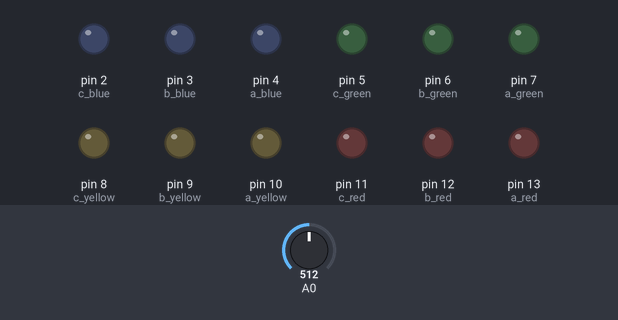
Bench run of a sketch on a simulated Arduino Uno, built with avr-gcc and run on an emulated ATmega328P. Shown: output pins drawn as LEDs (lit = HIGH). The test bench sets the inputs (shaded band); at power-on: A0 = 512.

Above: at 1.2 s.
1.3 s: A0 set to 643
2.8 s: A0 set to 665
At 3.9 s:
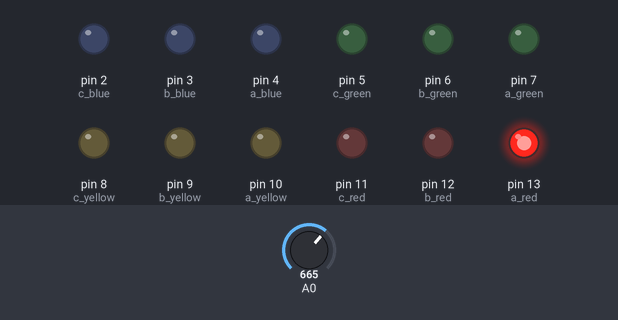
4.5 s: A0 set to 511
At 5.4 s:
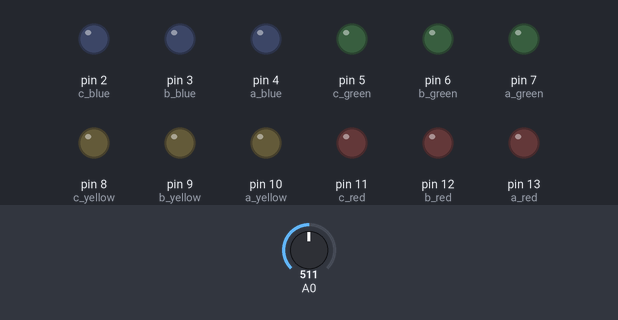
6.1 s: A0 set to 384
7.6 s: A0 set to 366
At 8.2 s:
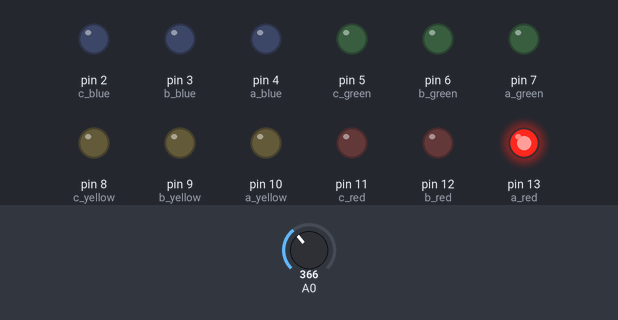
Timing chart, 0 to 10.3 s (numbered marks = the images above; inputs shaded):
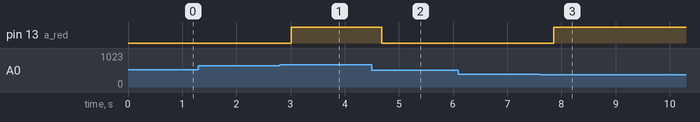

Measured:
- the behaviour switches between 651 and 652 on A0 (found by bisection; images 0 and 1)
- the behaviour switches between 376 and 375 on A0 (found by bisection; images 2 and 3)
- after the input at 1.3 s, every drawn part: stays the same
- after the input at 2.8 s, pin 13 (a_red): LOW → HIGH after 0.21 s
- after the input at 4.5 s, pin 13 (a_red): HIGH → LOW after 0.18 s
- after the input at 6.1 s, every drawn part: stays the same
- after the input at 7.6 s, pin 13 (a_red): LOW → HIGH after 0.26 s

The sketch:

Spectrum_Analyzer_12bin.ino
```cpp
/*
 * Arduino Audio Visualizer (Spectrum Analyzer)
 *
 * Brian Wang
 * 30 December 2020
 * MIT Voltage
 *
 * Code Adapted from learnelectronics
 *
 * Fix_FFT library available @ https://github.com/kosme/arduinoFFT
 *
 * Turning potentiometers CCW while header pins are on the bottom provides max gain
 */


#include "fix_fft.h"                                  //library to perfom the Fast Fourier Transform

char im[128], input[128];                              //variables for the FFT
char x = 0, ylim = 60;                                //variables for drawing the graphics
int i = 0, val;                                       //counters

//led pin definitions
int a_red = 13;
int b_red = 12;
int c_red = 11;
int a_yellow = 10;
int b_yellow = 9;
int c_yellow = 8;
int a_green = 7;
int b_green = 6;
int c_green = 5;
int a_blue = 4;
int b_blue = 3;
int c_blue = 2;

//4 bin summation variables
int a_rSum, b_rSum, c_rSum, a_ySum, b_ySum, c_ySum, a_gSum, b_gSum, c_gSum, a_bSum, b_bSum, c_bSum;

//ideal threshold around 6 but may differ depending on music genre
int threshold = 6;


void setup()
{
  Serial.begin(9600);                                 //serial comms for debuging
  analogReference(DEFAULT);                           // Use default (5v) aref voltage.
  pinMode(a_red, OUTPUT);                             //define all LEDs as outputs
  pinMode(b_red, OUTPUT);
  pinMode(c_red, OUTPUT);

  pinMode(a_yellow, OUTPUT);
  pinMode(b_yellow, OUTPUT);
  pinMode(c_yellow, OUTPUT);

  pinMode(a_green, OUTPUT);
  pinMode(b_green, OUTPUT);
  pinMode(c_green, OUTPUT);

  pinMode(a_blue, OUTPUT);
  pinMode(b_blue, OUTPUT);
  pinMode(c_blue, OUTPUT);
};

void loop()
{
  int min=1024, max=0;                                //set minumum & maximum ADC values
  for (i = 0; i < 128; i++) {                         //take 128 samples
    val = analogRead(A0);                             //get audio from Analog 0
    input[i] = val / 4 - 128;                         //each element of array is val/4-128
    //Serial.println(val);
    im[i] = 0;                                        //
    if(val>max) max=val;                              //capture maximum level
    if(val<min) min=val;                              //capture minimum level
  };

  fix_fft(input, im, 7, 0);                            //perform the FFT on data

  a_rSum = 0;
  b_rSum = 0;
  c_rSum = 0;

  a_ySum = 0;
  b_ySum = 0;
  c_ySum = 0;

  a_gSum = 0;
  b_gSum = 0;
  c_gSum = 0;

  a_bSum = 0;
  b_bSum = 0;
  c_bSum = 0;

  //Split 64 frequencies down to 12 bins by summation to find average
  for (i = 0; i<5; i++){
     a_rSum += abs(input[i]);   //utilizes magnitude of FFT values
  }
  for (i = 5; i<10; i++){
     b_rSum += abs(input[i]);
  }
  for (i = 10; i<16; i++){
     c_rSum += abs(input[i]);
  }

  for (i = 16; i<21; i++){
     a_ySum += abs(input[i]);
  }
  for (i = 21; i<26; i++){
     b_ySum += abs(input[i]);
  }
  for (i = 26; i<32; i++){
     c_ySum += abs(input[i]);
  }

  for (i = 32; i<37; i++){
     a_gSum += abs(input[i]);
  }
  for (i = 37; i<42; i++){
     b_gSum += abs(input[i]);
  }
  for (i = 42; i<48; i++){
     c_gSum += abs(input[i]);
  }

  for (i = 48; i<53; i++){
     a_bSum += abs(input[i]);
  }
  for (i = 53; i<58; i++){
     b_bSum += abs(input[i]);
  }
  for (i = 58; i<65; i++){
     c_bSum += abs(input[i]);
  }

  //if average within bin is past threshold, corresponding light is on
  light_threshold(a_rSum, threshold, a_red);
  light_threshold(b_rSum, threshold, b_red);
  light_threshold(c_rSum, threshold, c_red);

  light_threshold(a_ySum, threshold, a_yellow);
  light_threshold(b_ySum, threshold, b_yellow);
  light_threshold(c_ySum, threshold, c_yellow);

  light_threshold(a_gSum, threshold, a_green);
  light_threshold(b_gSum, threshold, b_green);
  light_threshold(c_gSum, threshold, c_green);

  light_threshold(a_bSum, threshold, a_blue);
  light_threshold(b_bSum, threshold, b_blue);
  light_threshold(c_bSum, threshold, c_blue);


  //Serial.println("-----");
};

void light_threshold(int sum, int threshold, int led){
  if(sum/5 > threshold){
    digitalWrite(led, 1);
  }else{
    digitalWrite(led, 0);
  }
}
```
